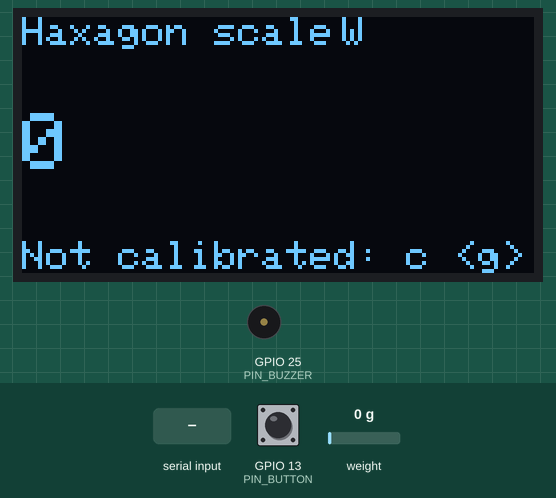
Simulated run of this sketch. Board: ESP32. On the bench: 128×64 one-colour display, buzzer (waves = sounding). The inputs (shaded band) are chosen by the test bench; at power-on: GPIO 13 (PIN_BUTTON) HIGH, weight on the scale 0 g. WiFi joins after 1.5 s; servers stay silent unless stated; uploads are accepted with an empty reply; EEPROM starts erased; what the sketch prints to the serial monitor is not drawn.

Above: at 3.5 s.
3.6 s: GPIO 13 (PIN_BUTTON) pulled LOW for 3.2 s
At 7.5 s:
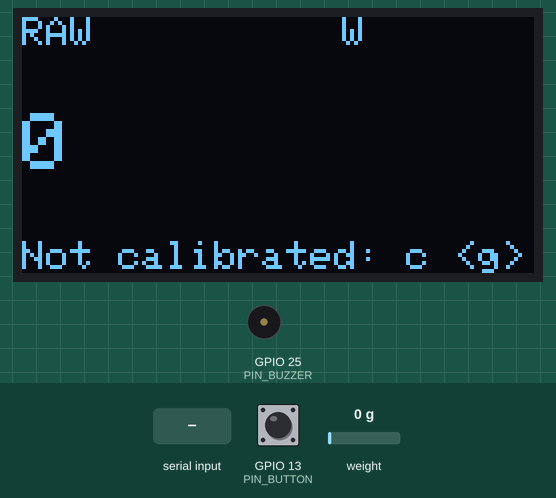
8.3 s: "r90\n" received over Serial
At 9.8 s:
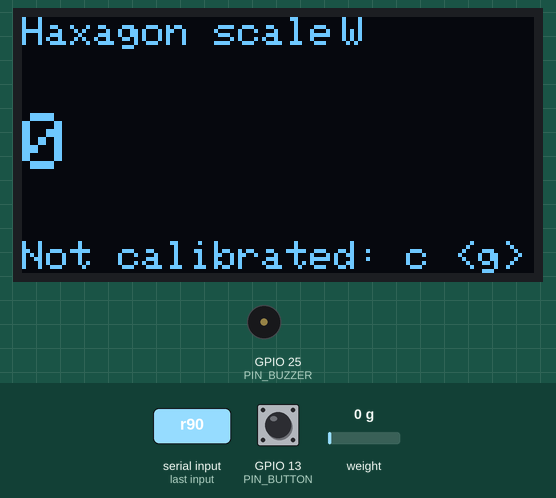
10.3 s: weight on the scale set to 100 g
At 11.0 s:
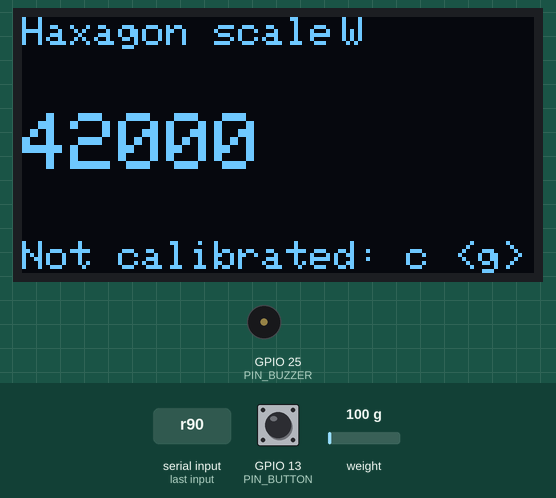
11.9 s: "c90\n" received over Serial
At 14.8 s:
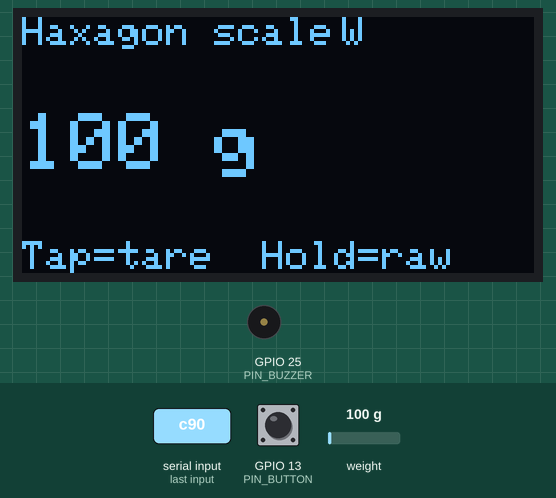
14.9 s: GPIO 13 (PIN_BUTTON) pulled LOW for 0.4 s
At 18.2 s:
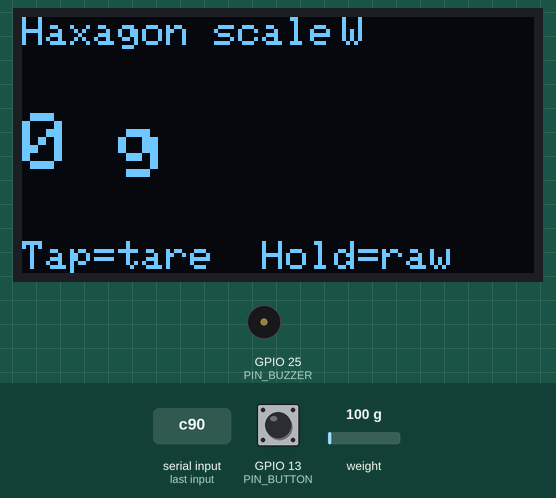
18.3 s: "r,45\n" received over Serial
At 20.1 s:
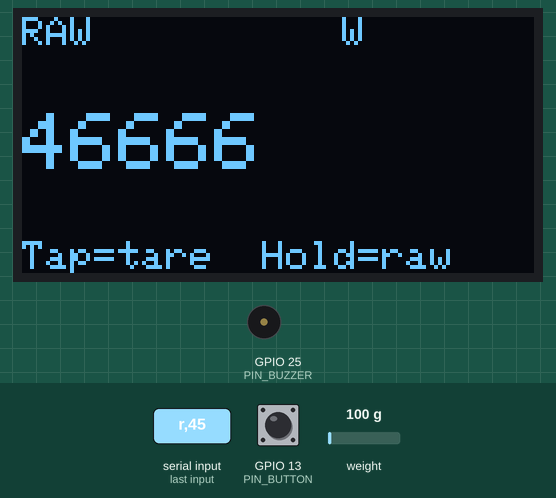
Timing chart, 0 to 22.3 s (numbered marks = the images above; inputs shaded):
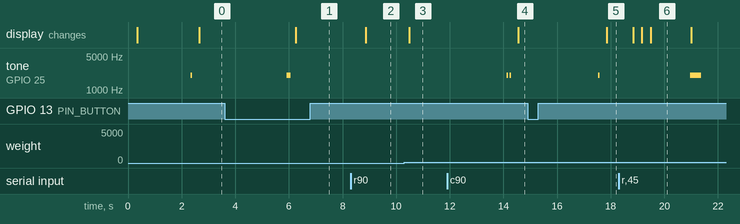

The sketch:

scale_station.ino
```cpp
// Haxagon intake scale: station firmware.
//
// Same as scale_test, plus Wi-Fi: every time a weight settles on the plate,
// it is sent to the backend as POST /api/scale-reading.
//   - OLED shows the weight (or raw HX711 counts until calibrated) and Wi-Fi state
//   - Button: short press = tare, hold 2 s = toggle raw / grams view
//   - On settle: two short beeps = saved, one long beep = not sent
//   - Auto-zero: small drift on an empty, steady plate is zeroed out on its own
//   - Serial Monitor (115200 baud) prints every reading and takes commands
//
// Serial commands (type, then Enter):
//   t        tare (zero) with the plate empty
//   c 500    calibrate: put a known 500 g item on the plate first
//   r        toggle raw / grams view
//   b        test the buzzer
//   s        send the current weight now (tests the backend connection)
//
// Copy secrets.example.h to secrets.h and fill in Wi-Fi and the backend address.
// The calibration factor is saved to flash, so it survives a reboot.
// Pins follow the wiring table in README.md (Scale hardware).

#include <Wire.h>
#include <WiFi.h>
#include <HTTPClient.h>
#include <Adafruit_GFX.h>
#include <Adafruit_SSD1306.h>
#include <HX711.h>
#include <Preferences.h>
#include "secrets.h"

const int PIN_HX_DT = 16;
const int PIN_HX_SCK = 4;
const int PIN_SDA = 21;
const int PIN_SCL = 22;
const int PIN_BUTTON = 13;
const int PIN_BUZZER = 25;

const char* STATION = "intake-1";

const uint8_t OLED_ADDR = 0x3C;
const unsigned long HOLD_MS = 2000;
const float STABLE_BAND_G = 3.0;      // reading must stay within this...
const unsigned long STABLE_MS = 1000; // ...for this long to count as settled
const float EMPTY_G = 5.0;            // below this the plate counts as empty
const float ZERO_BAND_G = 4.0;        // OLED shows anything below this as 0 g
const float NEG_WARN_G = 20.0;        // this far below zero: prompt a re-tare
const float AUTOZERO_BAND_G = 4.0;    // settled readings this close to 0 are treated as drift
const unsigned long AUTOZERO_MS = 1000; // how often auto-zero nudges the zero point

Adafruit_SSD1306 display(128, 64, &Wire, -1);
HX711 scale;
Preferences prefs;

float calFactor = 0;     // 0 = not calibrated yet
bool showRaw = false;
bool oledOk = false;

float stableRef = 0;
unsigned long stableSince = 0;
bool settled = false;
float lastGrams = 0;

void beep(int ms) {
  tone(PIN_BUZZER, 2000, ms);
}

void doTare() {
  scale.tare(20);
  Serial.println("Tared.");
  beep(60);
}

void doCalibrate(float knownGrams) {
  if (knownGrams <= 0) {
    Serial.println("Usage: c <grams>, e.g. c 500");
    return;
  }
  long counts = scale.read_average(20) - scale.get_offset();
  if (abs(counts) < 1000) {
    Serial.println("Barely any signal. Is the weight on the plate? Check the load cell wires.");
    return;
  }
  calFactor = counts / knownGrams;
  scale.set_scale(calFactor);
  prefs.putFloat("cal", calFactor);
  showRaw = false;
  Serial.printf("Calibrated. Factor = %.2f counts per gram (saved).\n", calFactor);
  beep(60); delay(100); beep(60);
}

// Posts one reading to the backend. Blocks for up to ~3 s, which is fine
// because it only runs once per settled item.
void sendReading(float grams) {
  if (WiFi.status() != WL_CONNECTED) {
    Serial.println("No Wi-Fi, reading not sent.");
    beep(400);
    return;
  }
  HTTPClient http;
  http.begin(API_URL);
  http.setTimeout(3000);
  http.addHeader("Content-Type", "application/json");
  http.addHeader("x-scale-key", SCALE_KEY);
  String body = String("{\"station\":\"") + STATION + "\",\"grams\":" + String(grams, 1) + "}";
  int code = http.POST(body);
  if (code == 201) {
    Serial.printf("Sent %.1f g -> saved.\n", grams);
    beep(60); delay(100); beep(60);
  } else {
    // Negative codes are connection errors (wrong IP, server down, firewall).
    Serial.printf("Send failed: HTTP %d %s\n", code, code > 0 ? http.getString().c_str() : "");
    beep(400);
  }
  http.end();
}

void drawScreen(float grams, long raw) {
  if (!oledOk) return;
  display.clearDisplay();
  display.setTextColor(SSD1306_WHITE);
  display.setTextSize(1);
  display.setCursor(0, 0);
  display.print(showRaw ? "RAW" : "Haxagon scale");
  display.setCursor(80, 0);
  display.print(WiFi.status() == WL_CONNECTED ? "W" : "-");
  if (settled && calFactor != 0) {
    display.setCursor(104, 0);
    display.print("OK");
  }

  display.setTextSize(2);
  display.setCursor(0, 24);
  bool tareHint = false;
  if (showRaw || calFactor == 0) {
    display.print(raw);
  } else {
    // Small wobble around zero shows as 0. A big negative means the scale
    // was zeroed with something on it, so show 0 and ask for a re-tare.
    tareHint = grams <= -NEG_WARN_G;
    display.printf("%.0f g", grams < ZERO_BAND_G ? 0.0f : grams);
  }

  display.setTextSize(1);
  display.setCursor(0, 56);
  if (calFactor == 0) display.print("Not calibrated: c <g>");
  else if (tareHint) display.print("Empty? Tap to tare");
  else display.print("Tap=tare  Hold=raw");
  display.display();
}

void handleSerial() {
  if (!Serial.available()) return;
  String line = Serial.readStringUntil('\n');
  line.trim();
  if (line.length() == 0) return;
  char cmd = tolower(line[0]);
  if (cmd == 't') doTare();
  else if (cmd == 'c') doCalibrate(line.substring(1).toFloat());
  else if (cmd == 'r') { showRaw = !showRaw; Serial.println(showRaw ? "Raw view." : "Grams view."); }
  else if (cmd == 'b') {
    Serial.println("Buzzer test.");
    beep(300);
  }
  else if (cmd == 's') sendReading(max(lastGrams, 0.0f));
  else Serial.println("Commands: t, c <grams>, r, b, s");
}

void handleButton() {
  static bool wasDown = false;
  static unsigned long downAt = 0;
  static bool holdFired = false;
  bool down = digitalRead(PIN_BUTTON) == LOW;

  if (down && !wasDown) { downAt = millis(); holdFired = false; }
  if (down && !holdFired && millis() - downAt >= HOLD_MS) {
    showRaw = !showRaw;
    holdFired = true;
    Serial.println(showRaw ? "Button hold: raw view." : "Button hold: grams view.");
    beep(150);
  }
  if (!down && wasDown && !holdFired && millis() - downAt > 30) {
    Serial.println("Button tap: tare.");
    doTare();
  }
  wasDown = down;
}

void updateSettled(float grams) {
  if (fabs(grams - stableRef) > STABLE_BAND_G) {
    stableRef = grams;
    stableSince = millis();
    settled = false;
  } else if (!settled && millis() - stableSince >= STABLE_MS) {
    settled = true;
    if (calFactor != 0 && grams > EMPTY_G) {
      Serial.printf("Settled at %.0f g\n", grams);
      sendReading(grams);
    }
  }
}

// Load cells drift slowly. While the plate is empty and steady, move the zero
// point a quarter of the way toward the current reading each second, so the
// drift is cancelled without a visible jump. The band is below EMPTY_G, so
// anything heavy enough to be sent is never zeroed away.
void autoZero(long raw, float grams) {
  static unsigned long lastNudge = 0;
  if (calFactor == 0 || !settled || fabs(grams) > AUTOZERO_BAND_G) return;
  if (millis() - lastNudge < AUTOZERO_MS) return;
  lastNudge = millis();
  // Step at least one count, or integer division stalls a few counts
  // (a few grams on a low-resolution load cell) short of zero.
  long offset = scale.get_offset();
  long error = raw - offset;
  long step = error / 4;
  if (step == 0 && error != 0) step = error > 0 ? 1 : -1;
  scale.set_offset(offset + step);
}

void logWifi() {
  static wl_status_t last = WL_IDLE_STATUS;
  wl_status_t now = WiFi.status();
  if (now == last) return;
  last = now;
  if (now == WL_CONNECTED) Serial.printf("Wi-Fi connected, IP %s\n", WiFi.localIP().toString().c_str());
  else Serial.println("Wi-Fi not connected (retrying in the background).");
}

void setup() {
  Serial.begin(115200);
  delay(300);
  Serial.println("\nHaxagon scale station");

  pinMode(PIN_BUTTON, INPUT_PULLUP);
  pinMode(PIN_BUZZER, OUTPUT);

  // Doesn't block: the ESP32 connects (and reconnects) in the background.
  WiFi.mode(WIFI_STA);
  WiFi.setAutoReconnect(true);
  WiFi.begin(WIFI_SSID, WIFI_PASS);
  Serial.printf("Connecting to Wi-Fi \"%s\". Backend: %s\n", WIFI_SSID, API_URL);

  Wire.begin(PIN_SDA, PIN_SCL);
  oledOk = display.begin(SSD1306_SWITCHCAPVCC, OLED_ADDR);
  if (!oledOk) Serial.println("OLED not found at 0x3C. Check SDA/SCL and power.");

  scale.begin(PIN_HX_DT, PIN_HX_SCK);
  if (!scale.wait_ready_timeout(2000)) {
    Serial.println("HX711 not responding. Check DT=16, SCK=4, VCC and GND.");
  }

  prefs.begin("scale", false);
  calFactor = prefs.getFloat("cal", 0);
  if (calFactor != 0) {
    scale.set_scale(calFactor);
    Serial.printf("Loaded calibration factor %.2f\n", calFactor);
  } else {
    Serial.println("No calibration yet. Tare empty, then put a known weight on and type: c <grams>");
  }
  doTare();
  Serial.println("Commands: t, c <grams>, r, b, s");
}

void loop() {
  handleSerial();
  handleButton();
  logWifi();

  static unsigned long lastRead = 0;
  if (millis() - lastRead < 200) return;
  lastRead = millis();

  if (!scale.is_ready()) return;
  long raw = scale.read_average(3);
  float grams = calFactor != 0 ? (raw - scale.get_offset()) / calFactor : 0;
  lastGrams = grams;

  updateSettled(calFactor != 0 ? grams : (raw - scale.get_offset()) / 100.0);
  autoZero(raw, grams);
  drawScreen(grams, raw - scale.get_offset());

  static unsigned long lastPrint = 0;
  if (millis() - lastPrint >= 500) {
    lastPrint = millis();
    Serial.printf("raw=%ld  net=%ld  grams=%.1f%s\n",
                  raw, raw - scale.get_offset(), grams, settled ? "  (settled)" : "");
  }
}
```

secrets.example.h
```cpp
// Copy this file to secrets.h (same folder) and fill it in.
// secrets.h is gitignored, so the real values never get committed.

#pragma once

// 2.4 GHz only: on an iPhone hotspot, turn on "Maximize Compatibility".
const char* WIFI_SSID = "your-hotspot-name";
const char* WIFI_PASS = "your-hotspot-password";

// The laptop running the server, on the same hotspot. Use http, not https.
const char* API_URL = "http://172.20.10.2:3000/api/scale-reading";

// Must match SCALE_API_KEY in server/.env.
const char* SCALE_KEY = "paste-the-scale-key-here";
```

Measured:
- after the input at 3.6 s, tone on GPIO 25 (PIN_BUZZER): silent → 2000 Hz after 2.3 s, → silent 0.15 s later; the display: changes after 2.7 s (image 1)
- after the input at 8.3 s, the display: changes after 0.56 s (image 2)
- after the input at 10.3 s, the display: changes after 0.19 s (image 3)
- after the input at 11.9 s, tone on GPIO 25 (PIN_BUZZER): alternates 2000 Hz for 0.06 s and silent for 0.04 s, 4 changes in all, then stays silent, starting after 2.2 s; the display: changes after 2.7 s (image 4)
- after the input at 14.9 s, the display: changes after 3.0 s (image 5)
- after the input at 18.3 s, the display: first changes after 0.54 s (image 6 shows a later state)
